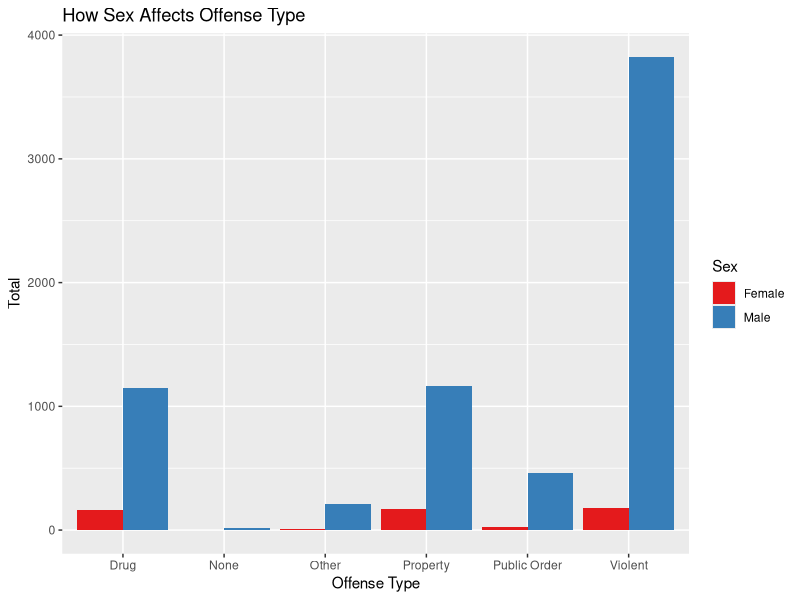
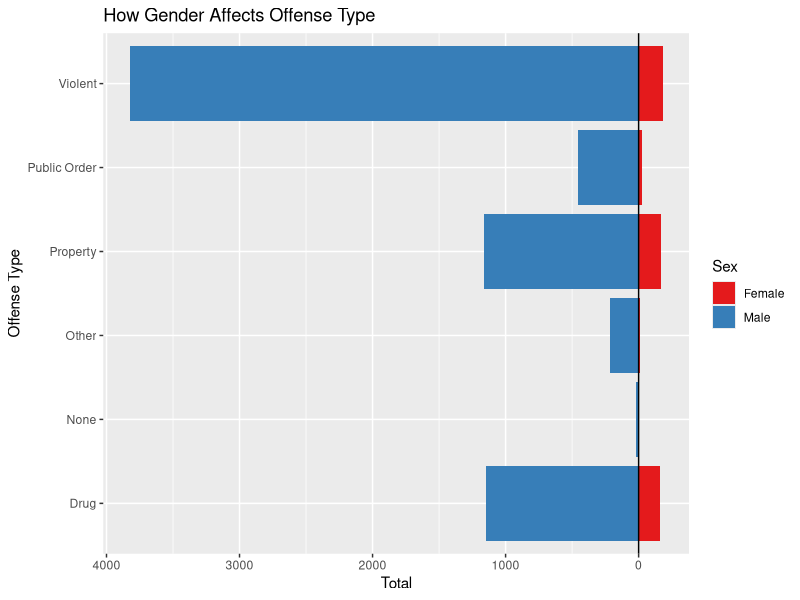
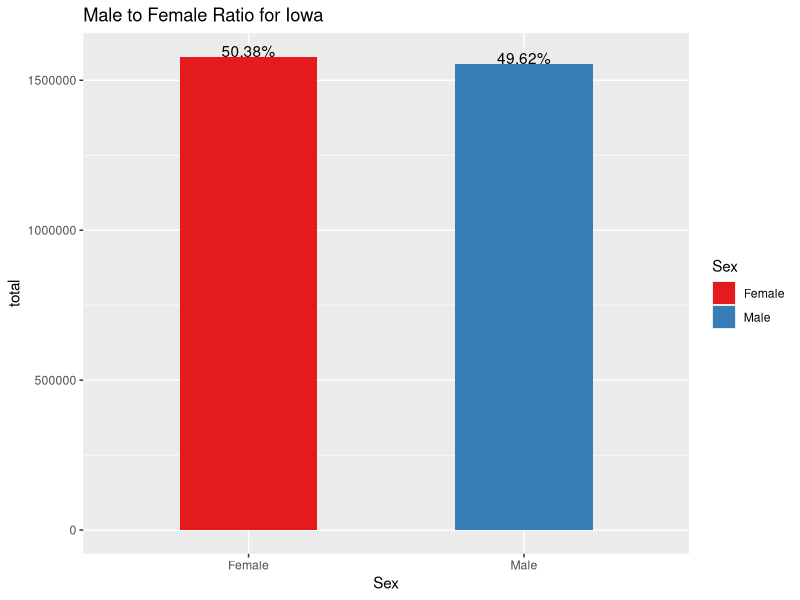
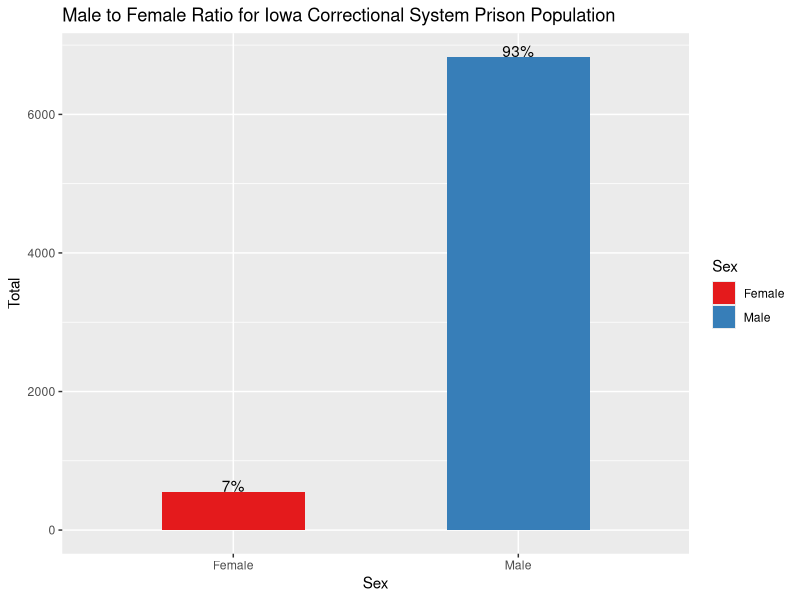

R code for these plots, in order:
## ---- chunk 1
knitr::opts_chunk$set(echo = TRUE)
library(lubridate)
library(tidyverse)
library(scales)
## ---- chunk 2
data <- readr::read_csv('Current_Iowa_Correctional_System_Prison_Population.csv')
data$`Prison Start Date` <- mdy(data$`Prison Start Date`)
data$`Report Date` <- mdy(data$`Report Date`)
## ---- chunk 3
offenses <- data%>%
  group_by(`Offense Type`, Sex)%>%
  summarise(Total = n(), .groups = 'drop')

offenses

offenses%>%
  ggplot(aes(x=`Offense Type`, y = Total, fill=Sex))+
  geom_bar(stat='identity', position = "dodge")+ 
  scale_fill_brewer(palette = "Set1")+
  ggtitle('How Sex Affects Offense Type')

offenses <- offenses %>%
  mutate(Total = ifelse(Sex == "Female",Total,-1*Total))
breaks_values <- pretty(offenses$Total)
ggplot(data = offenses, aes(x = `Offense Type`, y = Total, fill=Sex))+
  geom_bar(stat = "identity")+
  coord_flip()+
  scale_y_continuous(breaks = breaks_values, labels = abs(breaks_values))+ 
  scale_fill_brewer(palette = "Set1")+
  geom_hline(yintercept = 0)+
  ggtitle("How Gender Affects Offense Type")
## ---- chunk 4
gender <- readr::read_csv('IowaData.csv', col_names = TRUE)
gender <- gender%>%
  rename(Male = S0101_C03_001E, Female = S0101_C05_001E)%>%
  select(Male, Female)
keep = c(FALSE, TRUE)
gender <- gender[keep,]
gender$Male <- as.numeric(gender$Male)
gender$Female <- as.numeric(gender$Female)
gender <- gender %>%
  pivot_longer(cols = c(Male, Female), names_to = "Sex", values_to = "total")%>%
  mutate(Percent = label_percent()(total/sum(total)))
  
sex <- data%>%group_by(Sex)%>%
  summarise(Total=n(), .groups = 'drop')%>%
  mutate(Percent = label_percent()(Total/sum(Total)))

ggplot(gender, aes(x=Sex, y=total, fill=Sex))+
  geom_bar(stat='identity', width = .5)+ 
  scale_fill_brewer(palette = "Set1")+
  ggtitle("Male to Female Ratio for Iowa")+
  geom_text(aes(label=Percent), vjust=0)

ggplot(sex, aes(x=Sex, y=Total, fill=Sex))+
  geom_bar(stat='identity', width = .5)+ 
  scale_fill_brewer(palette = "Set1")+
  ggtitle("Male to Female Ratio for Iowa Correctional System Prison Population")+
  geom_text(aes(label=Percent), vjust=0)
